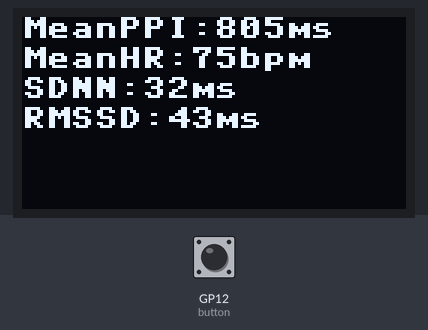
A program run on a simulated Raspberry Pi Pico running MicroPython. Parts: 128×64 one-colour display. Inputs (shaded band) come from the test bench; at power-on: GP12 (button) HIGH. The interpreter's speed is modelled, so counts of loop turns are approximate; what the program prints to the serial console is not drawn.

Above: at 1.2 s.
1.3 s: GP12 (button) pulled LOW for 0.15 s
Timing chart, 0 to 4.3 s (numbered marks = the images above; inputs shaded):
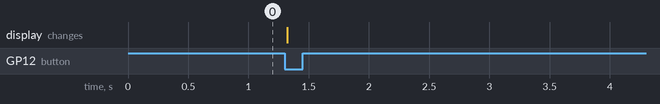

The program:

week5_task2b.py
```python
# Write a code that calculates the basic HRV analysis parameters and shows the values on the OLED:
# ▪ Mean PPI
# ▪ mean heart rate (HR)
# ▪ Standard deviation of PPI (SDNN)
# ▪ Root mean square of successive differences (RMSSD)

import array
import ssd1306
from machine import Pin, I2C
from utime import sleep_ms

# OLED
i2c = I2C(1, sda=Pin(14), scl=Pin(15))
oled = ssd1306.SSD1306_I2C(128, 64, i2c)

# Rotary encoder button
button = Pin(12, mode = Pin.IN, pull = Pin.PULL_UP)

# Testdata
test_set2 = array.array('I', [828, 836, 852, 760, 800, 796, 856, 824, 808, 776, 724, 816, 800, 812, 812,
812, 756, 820, 812, 800])

def meanPPI_calculator(data):
    sumPPI = 0
    for i in data:
        sumPPI += i
    meanPPI = sumPPI/len(data)
    print('Mean PPI value:', int(meanPPI), 'ms')
    return meanPPI

def meanHR_calculator(meanPPI):
    HR = 60000/meanPPI
    rounded_HR = round(HR, 0)
    print('Mean HR value:', int(rounded_HR), 'bpm')
    return rounded_HR

def SDNN_calculator(data, PPI):
    summary = 0
    for i in data:
        summary += (i-PPI)**2
    SDNN = (summary/(len(data)-1))**(1/2)
    rounded_SDNN = round(SDNN, 0)
    print('SDNN value:', int(rounded_SDNN), 'ms')
    return rounded_SDNN

def RMSSD_calculator(data):
    i = 0
    summary = 0
    while i < len(data)-1:
        summary += (data[i+1]-data[i])**2
        i +=1
    RMSSD = (summary/(len(data)-1))**(1/2)
    rounded_RMSSD = round(RMSSD, 0)
    print('RMSSD value:', int(rounded_RMSSD), 'ms')
    return rounded_RMSSD

PPI2 = meanPPI_calculator(test_set2)
HR2 = meanHR_calculator(PPI2)
SSDN2 = SDNN_calculator(test_set2, PPI2)
RMSSD2 = RMSSD_calculator(test_set2)

oled.text('MeanPPI:'+ str(int(PPI2)) +'ms', 0, 0, 1)
oled.text('MeanHR:'+ str(int(HR2)) +'bpm', 0, 10, 1)
oled.text('SDNN:'+str(int(SSDN2)) +'ms', 0, 20, 1)
oled.text('RMSSD:'+str(int(RMSSD2)) +'ms', 0, 30, 1)
oled.show()

while True:
    if button.value() == 0:
        oled.fill(0)
        oled.show()
```
